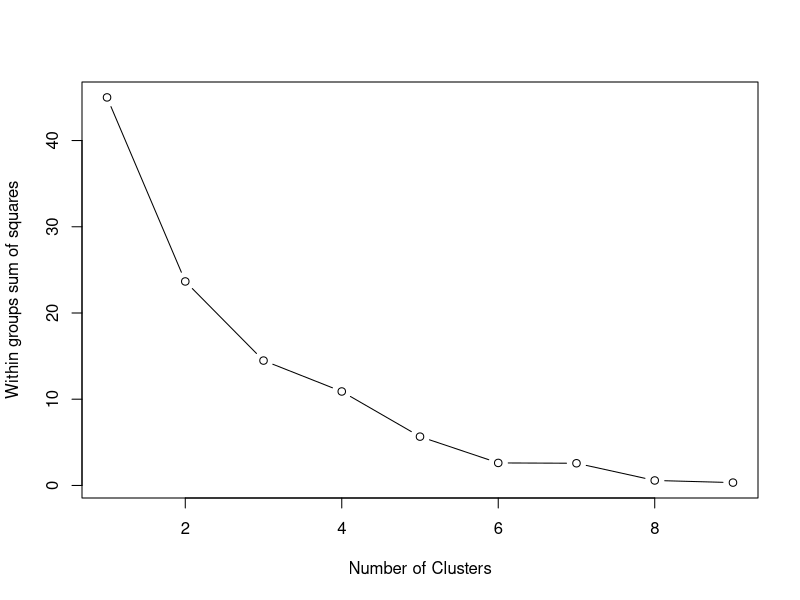
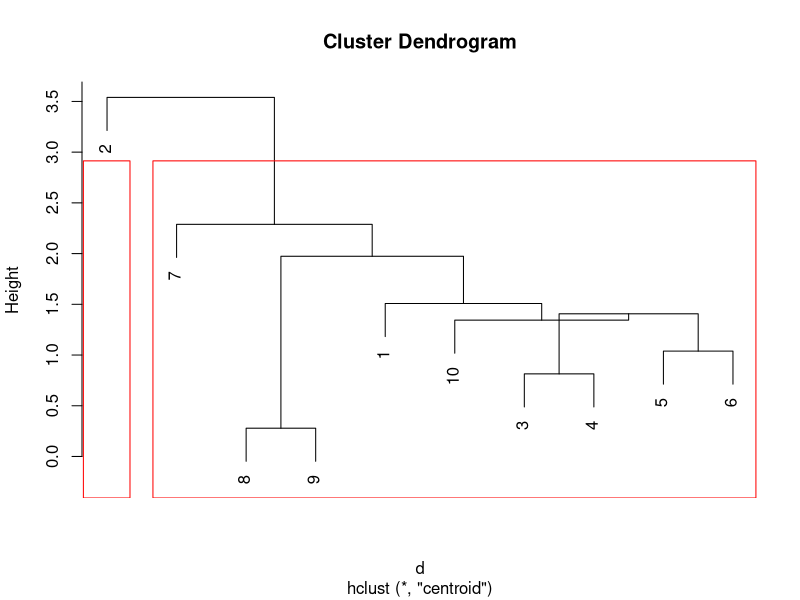

Generate these figures, in order, with R:
## ---- chunk 1
knitr::opts_chunk$set(echo = TRUE)
## ---- chunk 2
library(tidyverse)
## ---- chunk 3
(cdat = read.csv('data/ch08p19-discriminant-analysis.csv', header = TRUE, stringsAsFactors = FALSE))
## ---- chunk 4
(cdat_scaled <- scale(cdat[sapply(cdat, is.numeric)])) # standardize variables
## ---- chunk 5
nrow_dat <- nrow(cdat_scaled)
wss <- (nrow_dat - 1)*sum(apply(cdat_scaled, 2, var))

for (i in 2:(nrow_dat-1)){
  wss[i] <- sum(kmeans(cdat_scaled, centers = i)$withinss)
}

plot(1:(nrow_dat-1), wss, type="b", xlab="Number of Clusters", ylab="Within groups sum of squares")
## ---- chunk 6
# Ward Hierarchical Clustering
d <- dist(cdat_scaled, method = "euclidean") # distance matrix
fit_cl <- hclust(d, method = "centroid") 
## ---- chunk 7
plot(fit_cl) # display dendogram
groups <- cutree(fit_cl, k=2) # cut tree into 5 clusters
# draw dendogram with red borders around the 5 clusters 
rect.hclust(fit_cl, k=2, border="red")
